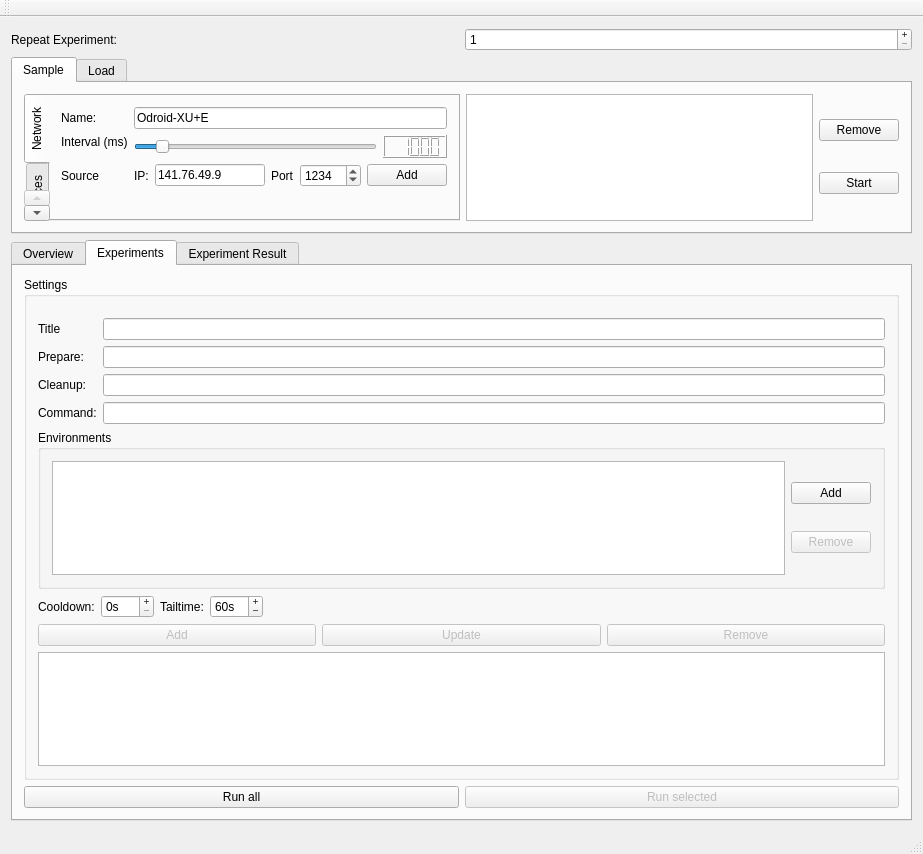
<?xml version="1.0" encoding="UTF-8"?>
<ui version="4.0">
 <class>OdroidReader</class>
 <widget class="QMainWindow" name="OdroidReader">
  <property name="geometry">
   <rect>
    <x>0</x>
    <y>0</y>
    <width>923</width>
    <height>854</height>
   </rect>
  </property>
  <property name="windowTitle">
   <string>OdroidReader</string>
  </property>
  <widget class="QWidget" name="centralWidget">
   <layout class="QVBoxLayout" name="verticalLayout" stretch="0,0,1">
    <item>
     <layout class="QHBoxLayout" name="horizontalLayout_10">
      <item>
       <widget class="QLabel" name="label_5">
        <property name="text">
         <string>Repeat Experiment:</string>
        </property>
       </widget>
      </item>
      <item>
       <widget class="QSpinBox" name="repetitions">
        <property name="buttonSymbols">
         <enum>QAbstractSpinBox::PlusMinus</enum>
        </property>
        <property name="minimum">
         <number>1</number>
        </property>
        <property name="maximum">
         <number>100</number>
        </property>
       </widget>
      </item>
     </layout>
    </item>
    <item>
     <widget class="QTabWidget" name="tabWidget">
      <property name="tabShape">
       <enum>QTabWidget::Rounded</enum>
      </property>
      <property name="currentIndex">
       <number>0</number>
      </property>
      <widget class="QWidget" name="sample">
       <attribute name="title">
        <string>Sample</string>
       </attribute>
       <layout class="QHBoxLayout" name="horizontalLayout_2">
        <item>
         <widget class="QTabWidget" name="sourceType">
          <property name="sizePolicy">
           <sizepolicy hsizetype="Expanding" vsizetype="Preferred">
            <horstretch>0</horstretch>
            <verstretch>0</verstretch>
           </sizepolicy>
          </property>
          <property name="tabPosition">
           <enum>QTabWidget::West</enum>
          </property>
          <property name="currentIndex">
           <number>0</number>
          </property>
          <widget class="QWidget" name="tab">
           <attribute name="title">
            <string>Network</string>
           </attribute>
           <layout class="QFormLayout" name="formLayout">
            <item row="0" column="0">
             <widget class="QLabel" name="label_7">
              <property name="text">
               <string>Name:</string>
              </property>
             </widget>
            </item>
            <item row="0" column="1">
             <widget class="QLineEdit" name="sourceName">
              <property name="text">
               <string>Odroid-XU+E</string>
              </property>
             </widget>
            </item>
            <item row="1" column="0">
             <widget class="QLabel" name="label_3">
              <property name="sizePolicy">
               <sizepolicy hsizetype="Preferred" vsizetype="Maximum">
                <horstretch>0</horstretch>
                <verstretch>0</verstretch>
               </sizepolicy>
              </property>
              <property name="text">
               <string>Interval (ms)</string>
              </property>
             </widget>
            </item>
            <item row="1" column="1">
             <layout class="QHBoxLayout" name="horizontalLayout_4">
              <item>
               <widget class="QSlider" name="samplingInterval">
                <property name="minimum">
                 <number>100</number>
                </property>
                <property name="maximum">
                 <number>10000</number>
                </property>
                <property name="singleStep">
                 <number>10</number>
                </property>
                <property name="pageStep">
                 <number>200</number>
                </property>
                <property name="sliderPosition">
                 <number>1000</number>
                </property>
                <property name="orientation">
                 <enum>Qt::Horizontal</enum>
                </property>
               </widget>
              </item>
              <item>
               <widget class="QLCDNumber" name="siDisplay">
                <property name="sizePolicy">
                 <sizepolicy hsizetype="Minimum" vsizetype="Maximum">
                  <horstretch>0</horstretch>
                  <verstretch>0</verstretch>
                 </sizepolicy>
                </property>
                <property name="segmentStyle">
                 <enum>QLCDNumber::Filled</enum>
                </property>
                <property name="intValue" stdset="0">
                 <number>1000</number>
                </property>
               </widget>
              </item>
             </layout>
            </item>
            <item row="2" column="0">
             <widget class="QLabel" name="label_8">
              <property name="text">
               <string>Source</string>
              </property>
             </widget>
            </item>
            <item row="2" column="1">
             <layout class="QHBoxLayout" name="horizontalLayout">
              <item>
               <widget class="QLabel" name="label">
                <property name="text">
                 <string>IP:</string>
                </property>
               </widget>
              </item>
              <item>
               <widget class="QLineEdit" name="ip">
                <property name="inputMask">
                 <string/>
                </property>
                <property name="text">
                 <string>141.76.49.9</string>
                </property>
               </widget>
              </item>
              <item>
               <widget class="QLabel" name="label_4">
                <property name="text">
                 <string>Port</string>
                </property>
               </widget>
              </item>
              <item>
               <widget class="QSpinBox" name="port">
                <property name="minimum">
                 <number>0</number>
                </property>
                <property name="maximum">
                 <number>65535</number>
                </property>
                <property name="value">
                 <number>1234</number>
                </property>
               </widget>
              </item>
              <item>
               <widget class="QPushButton" name="addConnection">
                <property name="text">
                 <string>Add</string>
                </property>
                <property name="icon">
                 <iconset theme="list-add">
                  <normaloff/>
                 </iconset>
                </property>
               </widget>
              </item>
             </layout>
            </item>
           </layout>
          </widget>
          <widget class="QWidget" name="tab_2">
           <attribute name="title">
            <string>Devices</string>
           </attribute>
          </widget>
         </widget>
        </item>
        <item>
         <widget class="QListWidget" name="sourceList">
          <property name="sizePolicy">
           <sizepolicy hsizetype="Expanding" vsizetype="Maximum">
            <horstretch>0</horstretch>
            <verstretch>0</verstretch>
           </sizepolicy>
          </property>
         </widget>
        </item>
        <item>
         <layout class="QVBoxLayout" name="verticalLayout_2">
          <item>
           <widget class="QPushButton" name="pushButton_3">
            <property name="text">
             <string>Remove</string>
            </property>
            <property name="icon">
             <iconset theme="list-remove">
              <normaloff/>
             </iconset>
            </property>
           </widget>
          </item>
          <item>
           <widget class="QPushButton" name="startSampling">
            <property name="text">
             <string>Start</string>
            </property>
            <property name="icon">
             <iconset theme="media-record">
              <normaloff/>
             </iconset>
            </property>
           </widget>
          </item>
         </layout>
        </item>
       </layout>
      </widget>
      <widget class="QWidget" name="load">
       <attribute name="title">
        <string>Load</string>
       </attribute>
       <layout class="QHBoxLayout" name="horizontalLayout_9">
        <item>
         <widget class="QPushButton" name="loadData">
          <property name="sizePolicy">
           <sizepolicy hsizetype="Minimum" vsizetype="Minimum">
            <horstretch>0</horstretch>
            <verstretch>0</verstretch>
           </sizepolicy>
          </property>
          <property name="text">
           <string>Load Experiments</string>
          </property>
          <property name="icon">
           <iconset theme="document-open">
            <normaloff/>
           </iconset>
          </property>
         </widget>
        </item>
       </layout>
      </widget>
     </widget>
    </item>
    <item>
     <widget class="QTabWidget" name="expResult">
      <property name="sizePolicy">
       <sizepolicy hsizetype="Expanding" vsizetype="Expanding">
        <horstretch>0</horstretch>
        <verstretch>0</verstretch>
       </sizepolicy>
      </property>
      <property name="currentIndex">
       <number>1</number>
      </property>
      <widget class="QWidget" name="overview">
       <attribute name="title">
        <string>Overview</string>
       </attribute>
       <layout class="QHBoxLayout" name="horizontalLayout_6">
        <item>
         <widget class="QTableWidget" name="sensors">
          <property name="sizePolicy">
           <sizepolicy hsizetype="Preferred" vsizetype="Preferred">
            <horstretch>0</horstretch>
            <verstretch>0</verstretch>
           </sizepolicy>
          </property>
          <property name="minimumSize">
           <size>
            <width>450</width>
            <height>0</height>
           </size>
          </property>
          <property name="editTriggers">
           <set>QAbstractItemView::NoEditTriggers</set>
          </property>
          <property name="selectionBehavior">
           <enum>QAbstractItemView::SelectRows</enum>
          </property>
          <property name="columnCount">
           <number>7</number>
          </property>
          <column>
           <property name="text">
            <string>Show</string>
           </property>
          </column>
          <column>
           <property name="text">
            <string>Name</string>
           </property>
          </column>
          <column>
           <property name="text">
            <string>current</string>
           </property>
          </column>
          <column>
           <property name="text">
            <string>Min</string>
           </property>
          </column>
          <column>
           <property name="text">
            <string>Max</string>
           </property>
          </column>
          <column>
           <property name="text">
            <string>Average</string>
           </property>
          </column>
          <column>
           <property name="text">
            <string>Unit</string>
           </property>
          </column>
         </widget>
        </item>
        <item>
         <widget class="QCustomPlot" name="globalPlot" native="true"/>
        </item>
       </layout>
      </widget>
      <widget class="QWidget" name="experiments">
       <attribute name="title">
        <string>Experiments</string>
       </attribute>
       <layout class="QVBoxLayout" name="verticalLayout_4">
        <item>
         <widget class="QGroupBox" name="groupBox">
          <property name="title">
           <string>Settings</string>
          </property>
          <layout class="QVBoxLayout" name="verticalLayout_5">
           <item>
            <layout class="QFormLayout" name="formLayout_3">
             <property name="topMargin">
              <number>10</number>
             </property>
             <item row="0" column="0">
              <widget class="QLabel" name="label_13">
               <property name="text">
                <string>Title</string>
               </property>
              </widget>
             </item>
             <item row="0" column="1">
              <widget class="QLineEdit" name="exp_name"/>
             </item>
             <item row="1" column="0">
              <widget class="QLabel" name="label_6">
               <property name="text">
                <string>Prepare:</string>
               </property>
              </widget>
             </item>
             <item row="1" column="1">
              <widget class="QLineEdit" name="exp_prepare"/>
             </item>
             <item row="2" column="0">
              <widget class="QLabel" name="label_11">
               <property name="text">
                <string>Cleanup:</string>
               </property>
              </widget>
             </item>
             <item row="2" column="1">
              <widget class="QLineEdit" name="exp_cleanup"/>
             </item>
             <item row="3" column="0">
              <widget class="QLabel" name="label_12">
               <property name="text">
                <string>Command:</string>
               </property>
              </widget>
             </item>
             <item row="3" column="1">
              <widget class="QLineEdit" name="exp_command"/>
             </item>
            </layout>
           </item>
           <item>
            <layout class="QHBoxLayout" name="horizontalLayout_7">
             <item>
              <widget class="QGroupBox" name="groupBox_2">
               <property name="title">
                <string>Environments</string>
               </property>
               <property name="checkable">
                <bool>false</bool>
               </property>
               <layout class="QHBoxLayout" name="horizontalLayout_16">
                <item>
                 <widget class="QTableView" name="environment">
                  <property name="editTriggers">
                   <set>QAbstractItemView::AllEditTriggers</set>
                  </property>
                 </widget>
                </item>
                <item>
                 <layout class="QVBoxLayout" name="verticalLayout_6">
                  <item>
                   <widget class="QPushButton" name="envAdd">
                    <property name="text">
                     <string>Add</string>
                    </property>
                   </widget>
                  </item>
                  <item>
                   <widget class="QPushButton" name="envRemove">
                    <property name="enabled">
                     <bool>false</bool>
                    </property>
                    <property name="text">
                     <string>Remove</string>
                    </property>
                   </widget>
                  </item>
                 </layout>
                </item>
               </layout>
              </widget>
             </item>
            </layout>
           </item>
           <item>
            <layout class="QHBoxLayout" name="horizontalLayout_13">
             <item>
              <widget class="QLabel" name="label_10">
               <property name="toolTip">
                <string/>
               </property>
               <property name="text">
                <string>Cooldown:</string>
               </property>
              </widget>
             </item>
             <item>
              <widget class="QSpinBox" name="cooldown">
               <property name="sizePolicy">
                <sizepolicy hsizetype="Minimum" vsizetype="Preferred">
                 <horstretch>0</horstretch>
                 <verstretch>0</verstretch>
                </sizepolicy>
               </property>
               <property name="toolTip">
                <string>Time after the execution to include in measurement</string>
               </property>
               <property name="buttonSymbols">
                <enum>QAbstractSpinBox::PlusMinus</enum>
               </property>
               <property name="suffix">
                <string>s</string>
               </property>
               <property name="maximum">
                <number>600</number>
               </property>
              </widget>
             </item>
             <item>
              <widget class="QLabel" name="label_9">
               <property name="toolTip">
                <string/>
               </property>
               <property name="text">
                <string>Tailtime:</string>
               </property>
              </widget>
             </item>
             <item>
              <widget class="QSpinBox" name="tail">
               <property name="sizePolicy">
                <sizepolicy hsizetype="Minimum" vsizetype="Preferred">
                 <horstretch>0</horstretch>
                 <verstretch>0</verstretch>
                </sizepolicy>
               </property>
               <property name="toolTip">
                <string>Time between measurements to get back to steady state</string>
               </property>
               <property name="buttonSymbols">
                <enum>QAbstractSpinBox::PlusMinus</enum>
               </property>
               <property name="suffix">
                <string>s</string>
               </property>
               <property name="maximum">
                <number>600</number>
               </property>
               <property name="value">
                <number>60</number>
               </property>
              </widget>
             </item>
             <item>
              <spacer name="horizontalSpacer_2">
               <property name="orientation">
                <enum>Qt::Horizontal</enum>
               </property>
               <property name="sizeHint" stdset="0">
                <size>
                 <width>40</width>
                 <height>20</height>
                </size>
               </property>
              </spacer>
             </item>
            </layout>
           </item>
           <item>
            <layout class="QHBoxLayout" name="horizontalLayout_8">
             <item>
              <widget class="QPushButton" name="addExperiment">
               <property name="enabled">
                <bool>false</bool>
               </property>
               <property name="text">
                <string>Add</string>
               </property>
              </widget>
             </item>
             <item>
              <widget class="QPushButton" name="updateExperiment">
               <property name="enabled">
                <bool>false</bool>
               </property>
               <property name="text">
                <string>Update</string>
               </property>
              </widget>
             </item>
             <item>
              <widget class="QPushButton" name="removeExperiment">
               <property name="enabled">
                <bool>false</bool>
               </property>
               <property name="text">
                <string>Remove</string>
               </property>
              </widget>
             </item>
            </layout>
           </item>
           <item>
            <widget class="QListWidget" name="listWidget"/>
           </item>
          </layout>
         </widget>
        </item>
        <item>
         <layout class="QHBoxLayout" name="horizontalLayout_11">
          <item>
           <widget class="QPushButton" name="runAll">
            <property name="text">
             <string>Run all</string>
            </property>
           </widget>
          </item>
          <item>
           <widget class="QPushButton" name="runSelected">
            <property name="enabled">
             <bool>false</bool>
            </property>
            <property name="text">
             <string>Run selected</string>
            </property>
           </widget>
          </item>
         </layout>
        </item>
       </layout>
      </widget>
      <widget class="QWidget" name="result">
       <attribute name="title">
        <string>Experiment Result</string>
       </attribute>
       <layout class="QHBoxLayout" name="horizontalLayout_3" stretch="0">
        <item>
         <layout class="QVBoxLayout" name="verticalLayout_3">
          <item>
           <layout class="QHBoxLayout" name="horizontalLayout_5">
            <item>
             <widget class="QLabel" name="label_2">
              <property name="text">
               <string>Experiment</string>
              </property>
             </widget>
            </item>
            <item>
             <widget class="QComboBox" name="expSelect">
              <property name="sizePolicy">
               <sizepolicy hsizetype="MinimumExpanding" vsizetype="Fixed">
                <horstretch>0</horstretch>
                <verstretch>0</verstretch>
               </sizepolicy>
              </property>
             </widget>
            </item>
            <item>
             <widget class="QPushButton" name="pushButton">
              <property name="text">
               <string/>
              </property>
              <property name="icon">
               <iconset theme="list-add">
                <normaloff/>
               </iconset>
              </property>
             </widget>
            </item>
           </layout>
          </item>
          <item>
           <widget class="QScrollArea" name="explorers">
            <property name="sizePolicy">
             <sizepolicy hsizetype="Expanding" vsizetype="Expanding">
              <horstretch>0</horstretch>
              <verstretch>0</verstretch>
             </sizepolicy>
            </property>
            <property name="widgetResizable">
             <bool>true</bool>
            </property>
            <widget class="QWidget" name="scrollAreaWidgetContents">
             <property name="geometry">
              <rect>
               <x>0</x>
               <y>0</y>
               <width>891</width>
               <height>461</height>
              </rect>
             </property>
             <layout class="QVBoxLayout" name="verticalLayout_7"/>
            </widget>
           </widget>
          </item>
         </layout>
        </item>
       </layout>
      </widget>
     </widget>
    </item>
   </layout>
  </widget>
  <widget class="QMenuBar" name="menuBar">
   <property name="geometry">
    <rect>
     <x>0</x>
     <y>0</y>
     <width>923</width>
     <height>20</height>
    </rect>
   </property>
  </widget>
  <widget class="QToolBar" name="mainToolBar">
   <attribute name="toolBarArea">
    <enum>TopToolBarArea</enum>
   </attribute>
   <attribute name="toolBarBreak">
    <bool>false</bool>
   </attribute>
  </widget>
  <widget class="QStatusBar" name="statusBar"/>
 </widget>
 <layoutdefault spacing="6" margin="11"/>
 <customwidgets>
  <customwidget>
   <class>QCustomPlot</class>
   <extends>QWidget</extends>
   <header>qcustomplot.h</header>
   <container>1</container>
  </customwidget>
 </customwidgets>
 <resources/>
 <connections>
  <connection>
   <sender>samplingInterval</sender>
   <signal>valueChanged(int)</signal>
   <receiver>siDisplay</receiver>
   <slot>display(int)</slot>
   <hints>
    <hint type="sourcelabel">
     <x>190</x>
     <y>89</y>
    </hint>
    <hint type="destinationlabel">
     <x>276</x>
     <y>89</y>
    </hint>
   </hints>
  </connection>
  <connection>
   <sender>ip</sender>
   <signal>returnPressed()</signal>
   <receiver>addConnection</receiver>
   <slot>click()</slot>
   <hints>
    <hint type="sourcelabel">
     <x>191</x>
     <y>152</y>
    </hint>
    <hint type="destinationlabel">
     <x>355</x>
     <y>153</y>
    </hint>
   </hints>
  </connection>
  <connection>
   <sender>sourceName</sender>
   <signal>returnPressed()</signal>
   <receiver>addConnection</receiver>
   <slot>click()</slot>
   <hints>
    <hint type="sourcelabel">
     <x>251</x>
     <y>97</y>
    </hint>
    <hint type="destinationlabel">
     <x>370</x>
     <y>155</y>
    </hint>
   </hints>
  </connection>
 </connections>
</ui>
